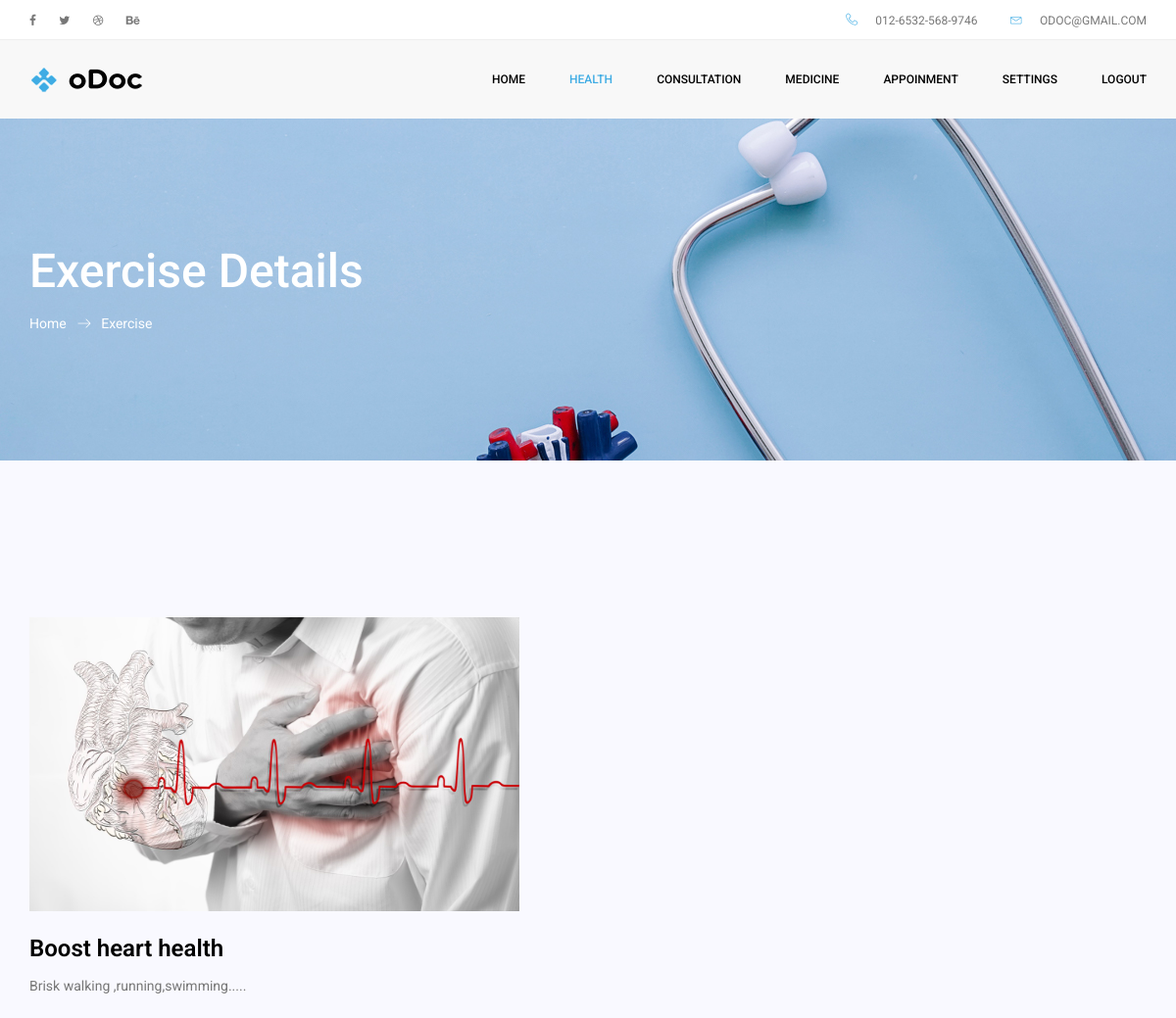
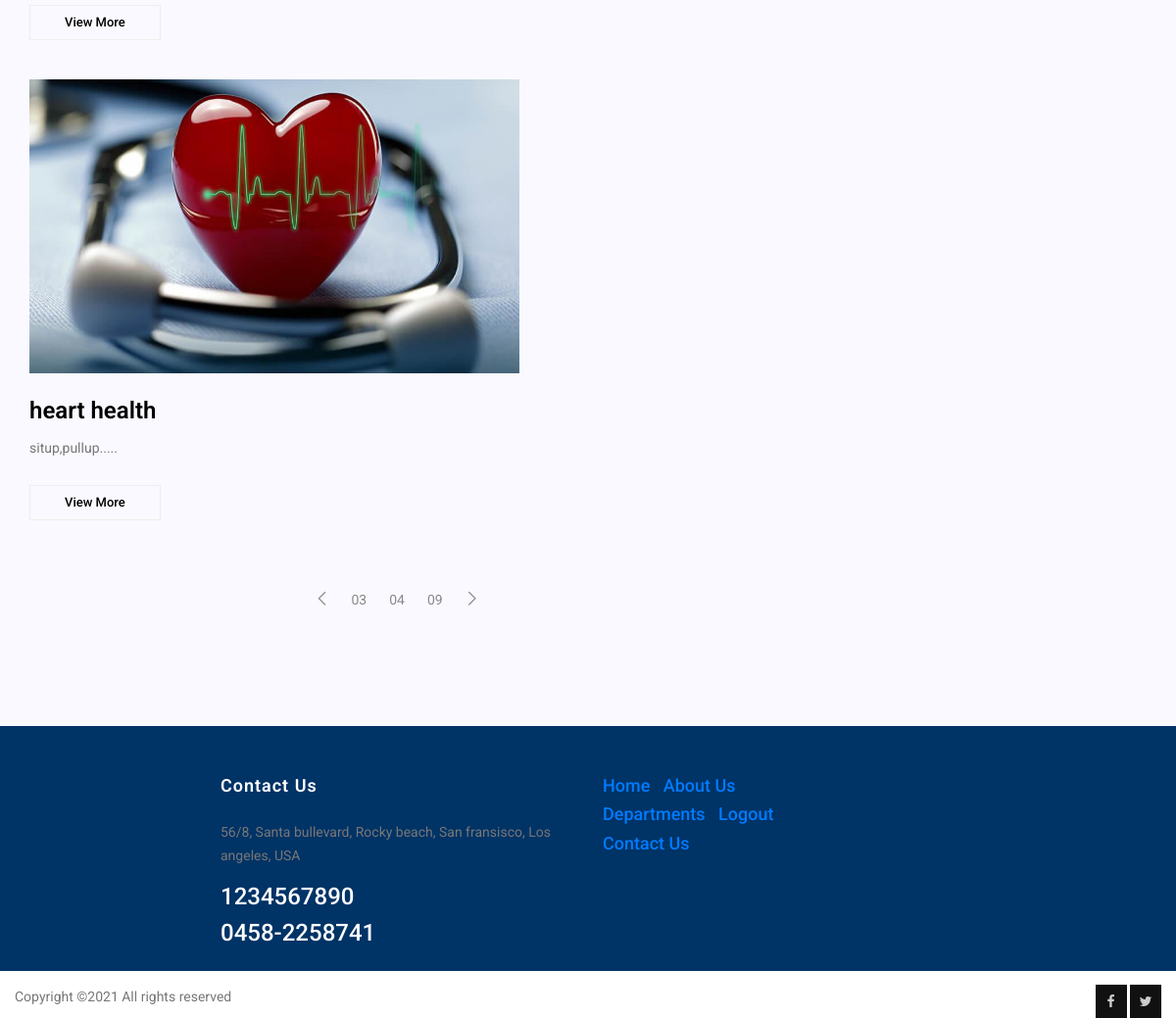
The app's page /patient/exercise.php with its own data (2 pictures, top to bottom).
### tables this page shows
CREATE TABLE `exercise` (
  `eid` int(11) NOT NULL,
  `did` int(11) NOT NULL,
  `date` date NOT NULL,
  `about` varchar(30) NOT NULL,
  `description` varchar(300) NOT NULL,
  `image` varchar(500) NOT NULL
);

### patient/exercise.php (the view, shortened to what this page needs)
<!doctype html>
<html lang="en">
<head>
    <link rel="stylesheet" href="../css/bootstrap.css">
    <link rel="stylesheet" href="../vendors/linericon/style.css">
    <link rel="stylesheet" href="../css/font-awesome.min.css">
    <link rel="stylesheet" href="../vendors/owl-carousel/owl.carousel.min.css">
    <link rel="stylesheet" href="../vendors/lightbox/simpleLightbox.css">
    <link rel="stylesheet" href="../vendors/nice-select/css/nice-select.css">
    <link rel="stylesheet" href="../vendors/animate-css/animate.css">
    <link rel="stylesheet" href="../css/style.css">
    <link rel="stylesheet" href="../css/responsive.css">
</head>
<body>
	<header class="header_area">
	  <div class="top_menu row m0">
			<div class="container">
				<div class="float-left">
					<ul class="left_side">
						<li>
							<a href="#">
								<i class="fa fa-facebook-f"></i>
							</a>
						</li>
						<li>
							<a href="#">
								<i class="fa fa-twitter"></i>
							</a>
						</li>
						<li>
							<a href="#">
								<i class="fa fa-dribbble"></i>
							</a>
						</li>
						<li>
							<a href="#">
								<i class="fa fa-behance"></i>
							</a>
						</li>
					</ul>
				</div>
				<div class="float-right">
					<ul class="right_side">
						<li>
							<a href="#">
								<i class="lnr lnr-phone-handset"></i>
								012-6532-568-9746
							</a>
						</li>
						<li>
							<a href="#">
								<i class="lnr lnr-envelope"></i>
								odoc@gmail.com
							</a>
						</li>
					</ul>
				</div>
			</div>
		</div>
		<div class="main_menu">
			<nav class="navbar navbar-expand-lg navbar-light">
				<div class="container">
					<a class="navbar-brand logo_h" href="#">
						<img src="../img/logo1.png" alt="">
					</a>
				<div class="collapse navbar-collapse offset" id="navbarSupportedContent">
						<div class="row ml-0 w-100">
							<div class="col-lg-12 pr-0">
								<ul class="nav navbar-nav center_nav pull-right">
									<li class="nav-item " >
										<a class="nav-link" href="patient_home.php">Home</a>
									</li><li class="nav-item submenu dropdown active">
										<a href="#" class="nav-link dropdown-toggle" data-toggle="dropdown" role="button" aria-haspopup="true" aria-expanded="false">health</a>
									</li>
                                    <li class="nav-item submenu dropdown">
										<a href="#" class="nav-link dropdown-toggle" data-toggle="dropdown" role="button" aria-haspopup="true" aria-expanded="false">consultation</a>
									</li>
                                    <li class="nav-item submenu dropdown">
										<a href="#" class="nav-link dropdown-toggle" data-toggle="dropdown" role="button" aria-haspopup="true" aria-expanded="false">medicine</a>
									</li>
									 <li class="nav-item submenu dropdown">
										<a href="#" class="nav-link dropdown-toggle" data-toggle="dropdown" role="button" aria-haspopup="true" aria-expanded="false">appoinment</a>
									</li>
                                    <li class="nav-item submenu dropdown">
										<a href="#" class="nav-link dropdown-toggle" data-toggle="dropdown" role="button" aria-haspopup="true" aria-expanded="false">Settings</a>
									</li>
									<li class="nav-item ">
										<a class="nav-link" href="../logout.php">logout</a>
									</li>
								</ul>
							</div>
						</div>
					</div>
				</div>
			</nav>
		</div>
	</header>
    <section class="banner_area">
        <div class="banner_inner d-flex align-items-center">
            <div class="container">
                <div class="banner_content text-left">
                    <h2>Exercise Details</h2>
                    <div class="page_link">
                        <a href="patient_home.php">Home</a>
                        <a href="exercise.php">Exercise</a>
                    </div>
                </div>
            </div>
        </div>
    </section>
<section class="blog_categorie_area"></section>
    <section class="blog_area">
        <div class="container">
            <div class="row">
                <div class="col-lg-8">
                    <div class="blog_left_sidebar">
                       <?php
						$con=mysqli_connect("localhost","root","","find_my_doctor");
						$a="SELECT * FROM `exercise`";
						$ex=mysqli_query($con,$a);
						while($f=mysqli_fetch_array($ex))
						{
						?>
                      <article class="row blog_item">
                      <div class="col-md-9" style="float:left">
                                <div class="blog_post">
                        <img src="../image/<?php if(strpos($f[5],",")!==false){  echo substr($f[5],0,strpos($f[5],","));}else{ echo $f[5];};?>" height="300px" width="500px" alt="">
                                    <div class="blog_details">
                                            <h2><?php echo $f[3];?></h2>
                                        <p><?php  echo substr($f[4],0,50)."....."?></p>
                                        <a href="view_exercisedtls.php?id=<?php echo $f[0];?>" class="white_bg_btn">View More</a>
                                    </div>
                                </div>
                            </div>
                        </article>
                    <?php
					}?>
                        <nav class="blog-pagination justify-content-center d-flex">
                            <ul class="pagination">
                                <li class="page-item">
                                    <a href="#" class="page-link" aria-label="Previous">
                                        <span aria-hidden="true">
                                            <span class="lnr lnr-chevron-left"></span>
                                        </span>
                                    </a>
                                </li>
                  <li class="page-item">
                                    <a href="#" class="page-link">03</a>
                                </li>
                                <li class="page-item">
                                    <a href="#" class="page-link">04</a>
                                </li>
                                <li class="page-item">
                                    <a href="#" class="page-link">09</a>
                                </li>
                                <li class="page-item">
                                    <a href="#" class="page-link" aria-label="Next">
                                        <span aria-hidden="true">
                                            <span class="lnr lnr-chevron-right"></span>
                                        </span>
                                    </a>
                                </li>
                            </ul>
                        </nav>
                    </div>
                </div>
                </div>
        </div>
    </section>
<footer class="footer-area section_gap">
		<div class="container" style="height:150px">
			<div class="row">
				<div class="col-lg-2  col-md-6">
				</div>
				<div class="col-lg-4  col-md-6">
					<div class="single-footer-widget mail-chimp">
						<h6 class="mb-20">Contact Us</h6>
						<p>
							56/8, Santa bullevard, Rocky beach, San fransisco, Los angeles, USA
						</p>
						<h3>1234567890</h3>
						<h3>0458-2258741</h3>
					</div>
				</div>
				<div class="col-lg-6  col-md-12">
					<div class="single-footer-widget newsletter">
						<h4><a href="../index.php">Home</a>&nbsp;&nbsp;&nbsp;<a href="../about.php">About Us</a></h4>
                        <h4><a href="../department.php">Departments</a>&nbsp;&nbsp;&nbsp;<a href="../logout.php">Logout</a></h4>
                        <h4><a href="../contact.php">Contact Us</a></h4>
					</div>
				</div>
			</div>
			<div class="row footer-bottom d-flex justify-content-between" style="margin-top:-50px">
				<p class=" footer-text m-0">
Copyright &copy;<script>document.write(new Date().getFullYear());</script> All rights reserved
				</p>
				<div class=" footer-social" style="margin-left:100px">
					<a href="#">
						<i class="fa fa-facebook"></i>
					</a>
					<a href="#">
						<i class="fa fa-twitter"></i>
					</a>
				</div>
			</div>
		</div>
	</footer>
</body>
</html>

### records on screen
exercise: image (picture), about "Boost heart health", description "Brisk walking ,running,swimming"
exercise: image (picture), about "heart health", description "situp,pullup"
